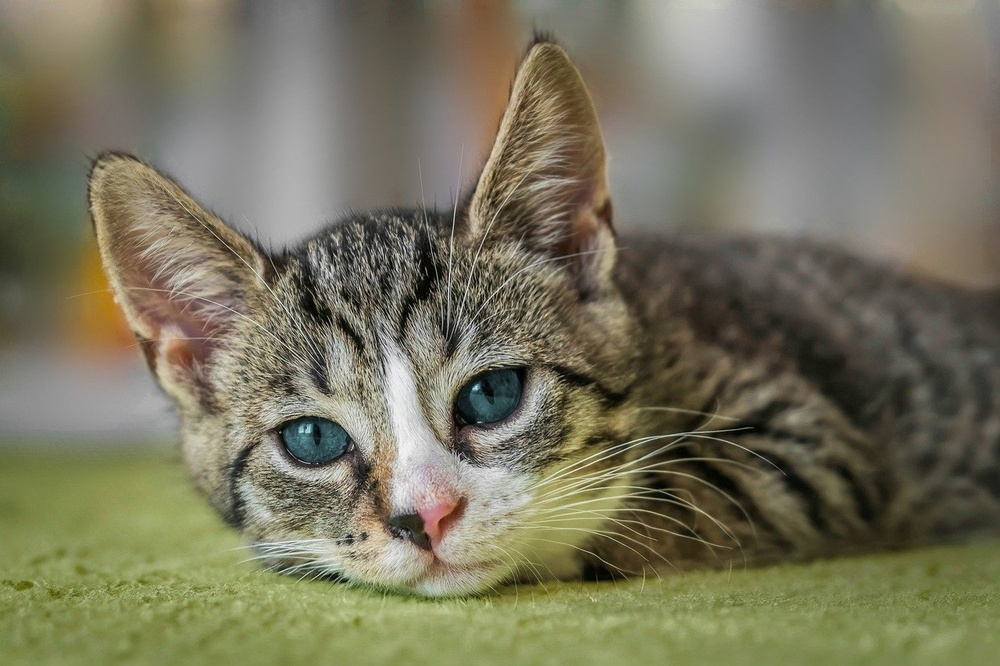
#> input picture image.jpg, 1000 x 666 px, shrunk from 1280 x 853 before the run
$ python noise_beta.py
#> lines starting #> are read from the running program, lines starting #| are printed output that depends on the picture; long printed decimals are rounded
import numpy as np
import cv2
import matplotlib.pyplot as plt
import os

import seaborn as sns

### get current work directory
current_dir = os.path.dirname(os.path.abspath(__file__))

#data_loader = Load_data(current_dir+'/HARDataset/')
print(current_dir)
# Load an image
image = cv2.imread(current_dir+'/image.jpg')
#> image is the input picture: shape (666, 1000, 3); mean B, G, R 93.3, 116.1, 119.2


gray_image = cv2.cvtColor(image, cv2.COLOR_BGR2GRAY)
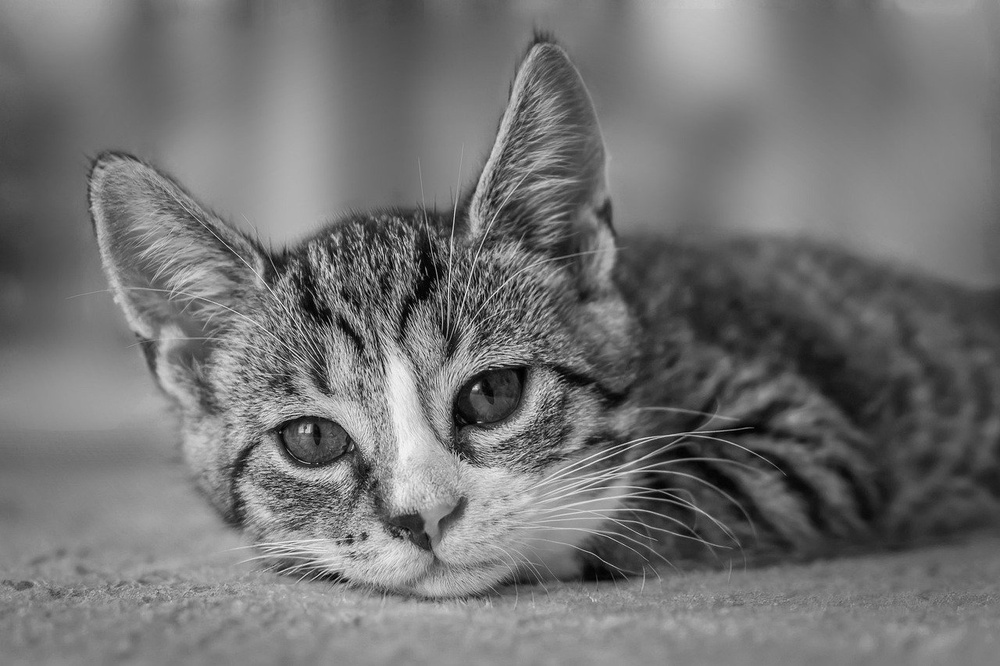
#> gray_image: shape (666, 1000); min 0, max 251, mean 114.4

print(gray_image)
#> (printed output is left out)
image_mean = np.mean(gray_image)
#> image_mean = 114.4
image_variance =np.var(gray_image)
#> image_variance = 1578.9
print("MEAN",image_mean)
#| MEAN 114.432
print("variance",image_variance)
#| variance 1578.870

# pixel_values = gray_image.flatten()


# histogram, bins = np.histogram(pixel_values, bins=256, range=(0, 255))

# # Normalize the histogram to get probability density
# probability_density = histogram / np.sum(histogram)

# # plt.figure(figsize=(8, 6))
# # plt.bar(bins[:-1], probability_density)
# # plt.xlabel('Pixel Value')
# # plt.ylabel('Probability Density')
# # plt.title('Probability Density Distribution of the Image')
# # plt.show()

# ### frequency distribution


# # sns.displot(pixel_values, kde=True, bins=30)

# # # Set the title and axis labels
# # plt.title("Distribution of Pixel Values")
# # plt.xlabel("Pixel Value")
# # plt.ylabel("Frequency")

# # # Show the plot
# # plt.show()


# def add_gaussian_noise(image, beta):
#     """
#     Adds Gaussian noise to an image to create a noisy version with a specific mean and variance.

#     Args:
#         image (numpy.ndarray): The input image as a numpy array.
#         beta (float): The noise level, which determines the mean and variance of the Gaussian noise.

#     Returns:
#         numpy.ndarray: The noisy image as a numpy array.
#     """
#     # Calculate the mean and standard deviation of the Gaussian noise
#     mean = np.sqrt(1 - beta) * gray_image
#     std = np.sqrt(beta)

#     # Add Gaussian noise to the image
#     noisy_image = cv2.add(gray_image, np.random.normal(mean, std, image.shape).astype(np.uint8))

#     return noisy_image


# # Set the noise level (beta)
# beta = 0.2

# # Add Gaussian noise to the image
# noisy_image = add_gaussian_noise(gray_image, beta)

# noisy_image_mean = np.mean(noisy_image)
# noise_image_variance =np.var(noisy_image)
# print("noisy MEAN",noisy_image_mean)
# print("noisy variance",noise_image_variance)

# # Save the noisy image
# cv2.imwrite('noisy_image.jpg', noisy_image)


# fig=plt.figure()
# fig.add_subplot(1,2,1)
# plt.imshow(gray_image,cmap='gray')
# plt.axis("off")
# plt.title("orignial")

# fig.add_subplot(1,2,2)
# plt.imshow(noisy_image,cmap='gray')
# plt.axis("off")
# plt.title("noisy")
# plt.show()

z= np.sqrt(0.8)*114
print(z)
image_mean = np.mean(gray_image)
image_variance =np.var(gray_image)
print("MEAN",image_mean)
#| MEAN 114.432
print("variance",image_variance)
#| variance 1578.870

z= np.sqrt(0.8)*gray_image
image_mean_z =np.mean(z)
#> image_mean_z = 102.4
image_variance_z =np.var(z)
#> image_variance_z = 1263.1
print("MEAN_z",image_mean_z)
#| MEAN_z 102.351
print("variance_z",image_variance_z)
#| variance_z 1263.096

def conditional_probability(image, mean, variance):
    # Calculate the conditional probability distribution
    prob = np.exp(-0.5 * ((image - mean) ** 2) / variance) / np.sqrt(2 * np.pi * variance)
    return prob


# Normalize the histogram to get probability density
